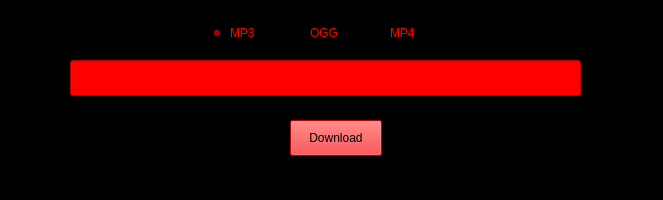
<?xml version="1.0" encoding="UTF-8"?>
<ui version="4.0">
 <class>MainWindow</class>
 <widget class="QMainWindow" name="MainWindow">
  <property name="geometry">
   <rect>
    <x>0</x>
    <y>0</y>
    <width>663</width>
    <height>200</height>
   </rect>
  </property>
  <property name="sizePolicy">
   <sizepolicy hsizetype="Fixed" vsizetype="Fixed">
    <horstretch>0</horstretch>
    <verstretch>0</verstretch>
   </sizepolicy>
  </property>
  <property name="minimumSize">
   <size>
    <width>663</width>
    <height>200</height>
   </size>
  </property>
  <property name="maximumSize">
   <size>
    <width>663</width>
    <height>200</height>
   </size>
  </property>
  <property name="windowTitle">
   <string>Youtube-dl GUI</string>
  </property>
  <property name="styleSheet">
   <string notr="true">background-color: rgb(0, 0, 0);
color: rgb(255, 0, 0);</string>
  </property>
  <widget class="QWidget" name="centralWidget">
   <widget class="QLineEdit" name="lineEdit">
    <property name="geometry">
     <rect>
      <x>70</x>
      <y>60</y>
      <width>511</width>
      <height>36</height>
     </rect>
    </property>
    <property name="styleSheet">
     <string notr="true">background-color: rgb(255, 0, 0);
color: rgb(0, 0, 0);</string>
    </property>
   </widget>
   <widget class="QPushButton" name="pushButton">
    <property name="geometry">
     <rect>
      <x>290</x>
      <y>120</y>
      <width>92</width>
      <height>36</height>
     </rect>
    </property>
    <property name="styleSheet">
     <string notr="true">background-color: rgb(255, 0, 0);
color: rgb(0, 0, 0);</string>
    </property>
    <property name="text">
     <string>Download</string>
    </property>
    <property name="autoRepeatDelay">
     <number>300</number>
    </property>
   </widget>
   <widget class="QRadioButton" name="mp3">
    <property name="geometry">
     <rect>
      <x>210</x>
      <y>20</y>
      <width>109</width>
      <height>26</height>
     </rect>
    </property>
    <property name="styleSheet">
     <string notr="true">color: rgb(255, 0, 0);</string>
    </property>
    <property name="text">
     <string>MP3</string>
    </property>
    <property name="checked">
     <bool>true</bool>
    </property>
   </widget>
   <widget class="QRadioButton" name="ogg">
    <property name="geometry">
     <rect>
      <x>290</x>
      <y>20</y>
      <width>109</width>
      <height>26</height>
     </rect>
    </property>
    <property name="styleSheet">
     <string notr="true">color: rgb(255, 0, 0);</string>
    </property>
    <property name="text">
     <string>OGG</string>
    </property>
   </widget>
   <widget class="QRadioButton" name="mp4">
    <property name="geometry">
     <rect>
      <x>370</x>
      <y>20</y>
      <width>109</width>
      <height>26</height>
     </rect>
    </property>
    <property name="styleSheet">
     <string notr="true">color: rgb(255, 0, 0);</string>
    </property>
    <property name="text">
     <string>MP4</string>
    </property>
   </widget>
  </widget>
  <widget class="QStatusBar" name="statusBar"/>
 </widget>
 <layoutdefault spacing="6" margin="11"/>
 <resources/>
 <connections/>
</ui>
